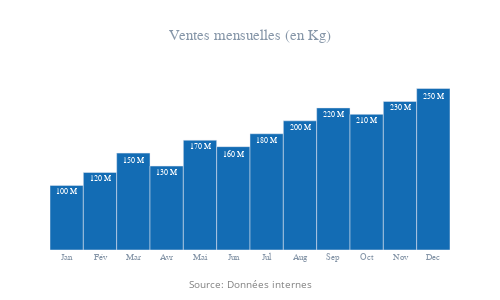

The notebook cell saved with this chart:
### Code cell
fig = px.bar (
    data, 
    x="Mois", 
    y="Ventes", 
    width=500,
    height=300,
    orientation='v',
    template='seaborn',
    #barmode='stack',

   
)

fig.update_traces(

    marker_color="#116BB4", 
    opacity=0.99,
    width=1,  #largeur des barres

    #texte des valeurs
    texttemplate='%{y} M',
    textposition='inside',
    textfont=dict(
        size=8,
        color='#ffffff',
        family='Verdana',
        weight='normal',
    
    ),
    #bordures des barres
    marker_line_color= None,
   # marker_line_width=1.5,

    #espacement entre les groupes/barres
    offset=None,
    cliponaxis=False,     # Permet d’afficher du texte même hors du cadre
    #info-bulles (hover)
    hoverinfo='x+y+text',
    hovertemplate='Mois: %{x}<br>Ventes: %{y} M<extra></extra>'

   
      )


fig.update_layout(
    # 🎯 TITRES
    title=dict(
        text="Ventes mensuelles (en Kg)",  # texte du titre
        x=0.5,              # position horizontale (0= gauche, 0.5 = centré, 1= droite)
        xanchor="center",
        font=dict(size=15, color="#8696A8", family="Verdana", weight="normal")
    ),

    # 🎯 AXES
    xaxis=dict(
        title=" ",
        showgrid=False,      # grille verticale (désactiver si besoin)
        showline=False,       # affiche la ligne de l’axe
        linecolor="black",
        #tickangle=-30,       # rotation des labels
        tickfont=dict(size=9, family="Arial", color="#8696A8")
    ),
    yaxis=dict(
        title=" ",
        showgrid=False,
        gridcolor="lightgrey",
        zeroline=False,      # désactive ligne horizontale en y=0
        tickfont=dict(size=12, family="Arial", color="black"),
        showticklabels=False
       
    ),

    # 🎯 LÉGENDE
    legend=dict(
        title="Catégories",
        orientation="h",     # "h" = horizontale, "v" = verticale
        y=-0.2,              # position sous le graphique
        x=0.5,
        xanchor="center",
        font=dict(size=12, color="black", family="Verdana"),
        

    ),

    # 🎯 ARRIÈRE-PLAN & STYLE
    plot_bgcolor="white",     # fond du graphique
    paper_bgcolor="white",    # fond général
    margin=dict(l=50, r=50, t=80, b=50),  # marges (left, right, top, bottom)

    # 🎯 ANNOTATIONS (optionnel)
    annotations=[
        dict(
            text="Source: Données internes",
            x=0.5, y=-0.25,
            xref="paper", yref="paper",
            showarrow=False,
            font=dict(size=10, color="grey")
        )
    ]
)

fig.show(config={"staticPlot": True})

### Figure 1 — Plotly figure (JSON) as saved in the notebook; plotly's stock layout.template omitted (floating-point values rounded to 4 significant figures)
{"data": [{"cliponaxis": false, "hoverinfo": "x+y+text", "hovertemplate": "Mois: %{x}<br>Ventes: %{y} M<extra></extra>", "legendgroup": "", "marker": {"color": "#116BB4", "pattern": {"shape": ""}}, "name": "", "opacity": 0.99, "orientation": "v", "showlegend": false, "textfont": {"color": "#ffffff", "family": "Verdana", "size": 8, "weight": "normal"}, "textposition": "inside", "texttemplate": "%{y} M", "type": "bar", "width": 1, "x": ["Jan", "Fév", "Mar", "Avr", "Mai", "Jun", "Jul", "Aug", "Sep", "Oct", "Nov", "Dec"], "xaxis": "x", "y": [100, 120, 150, 130, 170, 160, 180, 200, 220, 210, 230, 250], "yaxis": "y"}], "layout": {"annotations": [{"font": {"color": "grey", "size": 10}, "showarrow": false, "text": "Source: Données internes", "x": 0.5, "xref": "paper", "y": -0.25, "yref": "paper"}], "barmode": "relative", "height": 300, "legend": {"font": {"color": "black", "family": "Verdana", "size": 12}, "orientation": "h", "title": {"text": "Catégories"}, "tracegroupgap": 0, "x": 0.5, "xanchor": "center", "y": -0.2}, "margin": {"b": 50, "l": 50, "r": 50, "t": 80}, "paper_bgcolor": "white", "plot_bgcolor": "white", "title": {"font": {"color": "#8696A8", "family": "Verdana", "size": 15, "weight": "normal"}, "text": "Ventes mensuelles (en Kg)", "x": 0.5, "xanchor": "center"}, "width": 500, "xaxis": {"anchor": "y", "domain": [0, 1], "linecolor": "black", "showgrid": false, "showline": false, "tickfont": {"color": "#8696A8", "family": "Arial", "size": 9}, "title": {"text": " "}}, "yaxis": {"anchor": "x", "domain": [0, 1], "gridcolor": "lightgrey", "showgrid": false, "showticklabels": false, "tickfont": {"color": "black", "family": "Arial", "size": 12}, "title": {"text": " "}, "zeroline": false}}}
